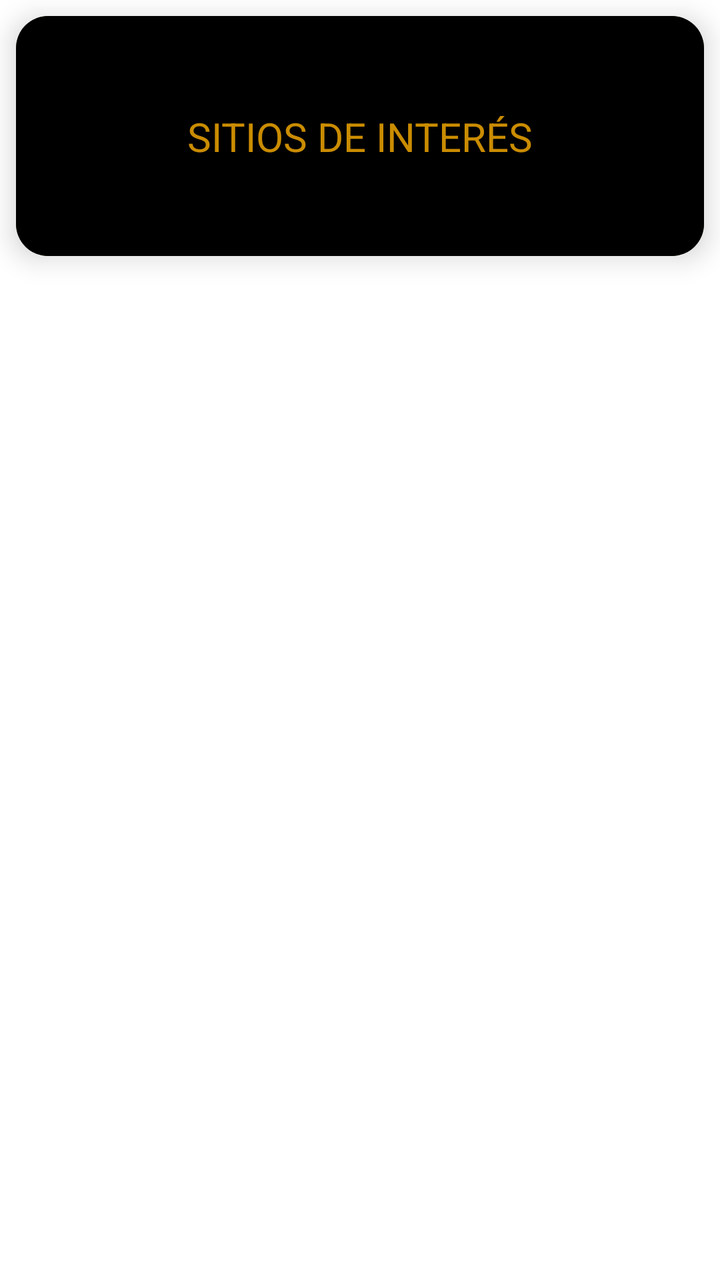
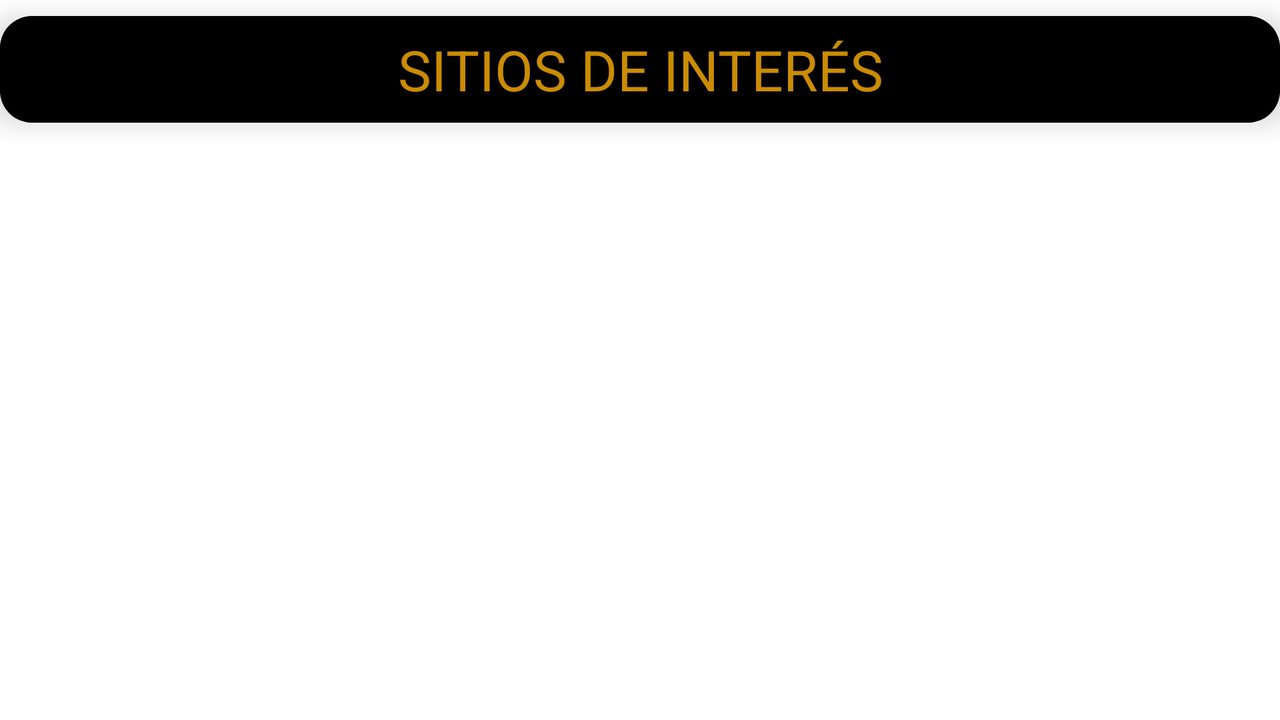

Two renders of one Android screen. The first uses the default layout on a phone; the second uses the alternative layout the repository ships for a different screen configuration, on a matching device. The two XML files are below.
<!-- AndroidManifest.xml: application theme Theme.Proyecto -->
<!-- res/layout/fragment_list.xml -->
<?xml version="1.0" encoding="utf-8"?>
<androidx.constraintlayout.widget.ConstraintLayout xmlns:android="http://schemas.android.com/apk/res/android"
    xmlns:app="http://schemas.android.com/apk/res-auto"
    xmlns:tools="http://schemas.android.com/tools"
    android:layout_width="match_parent"
    android:layout_height="match_parent"
    android:background="@drawable/side_nav_bar"
    android:backgroundTint="@color/ic_launcher_background"
    android:visibility="visible"
    tools:context=".ui.list.ListFragment">

    <androidx.cardview.widget.CardView
        android:id="@+id/cardView"
        android:layout_width="0dp"
        android:layout_height="120dp"
        android:layout_marginStart="8dp"
        android:layout_marginTop="8dp"
        android:layout_marginEnd="8dp"
        android:layout_marginBottom="8dp"
        app:cardBackgroundColor="@color/tercero"
        app:cardCornerRadius="16dp"
        app:cardElevation="8dp"
        app:cardMaxElevation="24dp"
        app:layout_constraintBottom_toTopOf="@+id/poi_recycler_view"
        app:layout_constraintEnd_toEndOf="parent"
        app:layout_constraintStart_toStartOf="parent"
        app:layout_constraintTop_toTopOf="parent">

        <androidx.constraintlayout.widget.ConstraintLayout
            android:layout_width="match_parent"
            android:layout_height="120dp"
            android:background="@color/black"
            android:backgroundTint="@color/primero"
            android:backgroundTintMode="multiply">


            <TextView
                android:id="@+id/camino_real"
                android:layout_width="0dp"
                android:layout_height="wrap_content"
                android:layout_marginStart="8dp"
                android:layout_marginEnd="8dp"
                android:text="@string/sitios_de_interes_titulo"
                android:textAlignment="center"
                android:textColor="@color/primero"
                android:textSize="20sp"
                android:theme="@style/Barichara"
                app:layout_constraintBottom_toBottomOf="parent"
                app:layout_constraintEnd_toEndOf="parent"
                app:layout_constraintHorizontal_bias="1.0"
                app:layout_constraintStart_toStartOf="parent"
                app:layout_constraintTop_toTopOf="parent" />

        </androidx.constraintlayout.widget.ConstraintLayout>
    </androidx.cardview.widget.CardView>


    <androidx.recyclerview.widget.RecyclerView
        android:id="@+id/poi_recycler_view"
        android:layout_width="0dp"
        android:layout_height="0dp"
        app:layout_constraintBottom_toBottomOf="parent"
        app:layout_constraintEnd_toEndOf="parent"
        app:layout_constraintHorizontal_bias="1.0"
        app:layout_constraintStart_toStartOf="parent"
        app:layout_constraintTop_toBottomOf="@+id/cardView"
        app:layout_constraintVertical_bias="0.0"
        tools:listitem="@layout/card_view_poi_item" />

    <androidx.cardview.widget.CardView
        android:id="@+id/card_view_messaje"
        android:layout_width="319dp"
        android:layout_height="191dp"
        android:backgroundTint="@color/primero"
        android:foregroundTint="@color/segundo"
        android:visibility="invisible"
        app:cardBackgroundColor="@color/tercero"
        app:cardCornerRadius="16dp"
        app:cardElevation="16dp"
        app:cardMaxElevation="24dp"
        app:layout_constraintBottom_toBottomOf="@+id/poi_recycler_view"
        app:layout_constraintEnd_toEndOf="parent"
        app:layout_constraintStart_toStartOf="parent"
        app:layout_constraintTop_toTopOf="parent"
        tools:visibility="invisible">

        <androidx.constraintlayout.widget.ConstraintLayout
            android:layout_width="match_parent"
            android:layout_height="match_parent"
            android:background="@color/black"
            android:backgroundTint="@color/primero"
            android:backgroundTintMode="multiply">

            <androidx.cardview.widget.CardView
                android:id="@+id/card_view_messaje_title"
                android:layout_width="0dp"
                android:layout_height="66dp"
                android:layout_marginStart="8dp"
                android:layout_marginTop="8dp"
                android:layout_marginEnd="8dp"
                android:backgroundTint="@color/primero"
                android:backgroundTintMode="add"
                android:foregroundTint="@color/segundo"
                android:foregroundTintMode="multiply"
                app:cardBackgroundColor="@color/tercero"
                app:cardCornerRadius="16dp"
                app:cardElevation="16dp"
                app:cardMaxElevation="24dp"
                app:layout_constraintEnd_toEndOf="parent"
                app:layout_constraintHorizontal_bias="1.0"
                app:layout_constraintStart_toStartOf="parent"
                app:layout_constraintTop_toTopOf="parent">

                <androidx.constraintlayout.widget.ConstraintLayout
                    android:layout_width="match_parent"
                    android:layout_height="match_parent"
                    android:background="@color/black"
                    android:backgroundTint="@color/common_google_signin_btn_text_dark_disabled"
                    android:backgroundTintMode="multiply">


                    <TextView
                        android:id="@+id/textView3"
                        android:layout_width="wrap_content"
                        android:layout_height="wrap_content"
                        android:backgroundTint="@color/purple_500"
                        android:foregroundTint="@color/design_default_color_error"
                        android:text="@string/text_view_messaje_atencion"
                        android:textAlignment="center"
                        android:textColor="@color/black"
                        android:textSize="20sp"
                        android:textStyle="bold"
                        app:drawableTint="@color/teal_200"
                        app:layout_constraintBottom_toBottomOf="parent"
                        app:layout_constraintEnd_toEndOf="parent"
                        app:layout_constraintStart_toStartOf="parent"
                        app:layout_constraintTop_toTopOf="parent" />
                </androidx.constraintlayout.widget.ConstraintLayout>

            </androidx.cardview.widget.CardView>


            <TextView
                android:id="@+id/text_view_messaje"
                android:layout_width="0dp"
                android:layout_height="wrap_content"
                android:layout_marginStart="8dp"
                android:layout_marginTop="24dp"
                android:layout_marginEnd="8dp"
                android:layout_marginBottom="32dp"
                android:text="@string/messaje_inicial"
                android:textAlignment="center"
                android:textColor="@color/white"
                android:textColorHighlight="@color/segundo"
                android:textColorHint="@color/tercero"
                android:textColorLink="@color/yellow_dark"
                android:textSize="16sp"
                android:visibility="visible"
                app:layout_constraintBottom_toBottomOf="parent"
                app:layout_constraintEnd_toEndOf="@+id/card_view_messaje_title"
                app:layout_constraintHorizontal_bias="0.0"
                app:layout_constraintStart_toStartOf="@+id/card_view_messaje_title"
                app:layout_constraintTop_toBottomOf="@+id/card_view_messaje_title" />

            <ProgressBar
                android:id="@+id/progress_bar"
                style="@android:style/Widget.DeviceDefault.Light.ProgressBar.Large.Inverse"
                android:layout_width="0dp"
                android:layout_height="wrap_content"
                android:layout_marginTop="16dp"
                android:layout_marginBottom="16dp"
                android:backgroundTint="@color/purple_200"
                android:foregroundTint="@color/ic_configuration_background"
                android:indeterminate="true"
                android:indeterminateTint="@color/primero"
                android:progressBackgroundTint="@color/primero"
                android:progressTint="@color/purple_700"
                android:secondaryProgressTint="@color/design_default_color_error"
                android:visibility="visible"
                app:layout_constraintBottom_toBottomOf="parent"
                app:layout_constraintEnd_toEndOf="parent"
                app:layout_constraintHorizontal_bias="0.0"
                app:layout_constraintStart_toStartOf="parent"
                app:layout_constraintTop_toBottomOf="@+id/card_view_messaje_title"
                app:layout_constraintVertical_bias="0.574" />

        </androidx.constraintlayout.widget.ConstraintLayout>

    </androidx.cardview.widget.CardView>


</androidx.constraintlayout.widget.ConstraintLayout>
<!-- res/layout/card_view_poi_item.xml (included above) -->
<?xml version="1.0" encoding="utf-8"?>
<androidx.constraintlayout.widget.ConstraintLayout xmlns:android="http://schemas.android.com/apk/res/android"
    xmlns:app="http://schemas.android.com/apk/res-auto"
    xmlns:tools="http://schemas.android.com/tools"
    android:layout_width="match_parent"
    android:layout_height="wrap_content"
    android:background="@color/ic_launcher_background"
    android:foregroundTint="@color/primero">

    <androidx.cardview.widget.CardView
        android:layout_width="0dp"
        android:layout_height="wrap_content"
        android:layout_marginStart="8dp"
        android:layout_marginTop="4dp"
        android:layout_marginEnd="8dp"
        android:layout_marginBottom="8dp"
        app:cardBackgroundColor="@color/segundo"
        app:cardCornerRadius="16dp"
        app:cardElevation="8dp"
        app:cardMaxElevation="24dp"
        app:layout_constraintBottom_toBottomOf="parent"
        app:layout_constraintEnd_toEndOf="parent"
        app:layout_constraintStart_toStartOf="parent"
        app:layout_constraintTop_toTopOf="parent">


        <androidx.constraintlayout.widget.ConstraintLayout
            android:layout_width="match_parent"
            android:layout_height="match_parent"
            android:background="@color/black"
            android:backgroundTint="@color/primero"
            android:backgroundTintMode="multiply">

            <ImageView
                android:id="@+id/imagen_card_image_view"
                android:layout_width="100dp"
                android:layout_height="76dp"
                android:layout_marginStart="8dp"
                android:layout_marginTop="16dp"
                android:layout_marginEnd="8dp"
                android:background="@drawable/border_radius"
                android:contentDescription="@string/imagelist"
                android:minWidth="100dp"
                android:minHeight="76dp"
                app:layout_constraintEnd_toStartOf="@+id/descripcion_card_text_view"
                app:layout_constraintStart_toStartOf="parent"
                app:layout_constraintTop_toBottomOf="@+id/nombre_card_text_view"
                app:srcCompat="@drawable/cementerio_barichara" />

            <TextView
                android:id="@+id/nombre_card_text_view"
                style="@style/Widget.AppCompat.TextView"
                android:layout_width="wrap_content"
                android:layout_height="wrap_content"
                android:layout_marginStart="16dp"
                android:layout_marginTop="16dp"
                android:layout_marginEnd="16dp"
                android:justificationMode="inter_word"
                android:text="@string/cementerio"
                android:textAlignment="center"
                android:textColor="@color/primero"
                android:textSize="16sp"
                android:textStyle="bold"
                app:layout_constraintEnd_toEndOf="parent"
                app:layout_constraintStart_toStartOf="parent"
                app:layout_constraintTop_toTopOf="parent"
                tools:targetApi="26" />

            <TextView
                android:id="@+id/descripcion_card_text_view"
                android:layout_width="243dp"
                android:layout_height="wrap_content"
                android:layout_marginTop="8dp"
                android:layout_marginEnd="8dp"
                android:layout_marginBottom="16dp"
                android:justificationMode="inter_word"
                android:text="@string/cementerio_descripcion_corta"
                android:textColor="@color/white"
                android:textSize="14sp"
                app:layout_constraintBottom_toBottomOf="parent"
                app:layout_constraintEnd_toEndOf="parent"
                app:layout_constraintTop_toBottomOf="@+id/nombre_card_text_view"
                tools:targetApi="26" />

            <RatingBar
                android:id="@+id/ratingBarCardl"
                style="?android:attr/ratingBarStyleSmall"
                android:layout_width="wrap_content"
                android:layout_height="wrap_content"
                android:layout_marginStart="4dp"
                android:layout_marginTop="8dp"
                android:layout_marginBottom="16dp"
                android:background="@color/ic_launcher_background"
                android:backgroundTint="@color/ic_launcher_background"
                android:backgroundTintMode="multiply"
                android:foregroundTint="@color/purple_500"
                android:indeterminateTint="@color/ic_configuration_background"
                android:progressBackgroundTint="@color/primero"
                android:progressTint="@color/primero"
                android:rating="4.8"
                android:secondaryProgressTint="@color/tercero"
                android:stepSize="0.1"
                app:layout_constraintBottom_toBottomOf="parent"
                app:layout_constraintEnd_toEndOf="@+id/imagen_card_image_view"
                app:layout_constraintStart_toEndOf="@+id/calificacion_card_text_view"
                app:layout_constraintTop_toBottomOf="@+id/imagen_card_image_view"
                app:layout_constraintVertical_bias="1.0" />

            <TextView
                android:id="@+id/calificacion_card_text_view"
                android:layout_width="wrap_content"
                android:layout_height="wrap_content"
                android:layout_marginBottom="14dp"
                android:layout_weight="1"
                android:backgroundTint="@color/black"
                android:fadeScrollbars="true"
                android:text="@string/_5_0"
                android:textAlignment="center"
                android:textColor="@color/primero"
                android:textColorHint="@color/black"
                android:textSize="12sp"
                android:textStyle="normal|bold"
                app:layout_constraintBottom_toBottomOf="parent"
                app:layout_constraintStart_toStartOf="@+id/imagen_card_image_view" />

        </androidx.constraintlayout.widget.ConstraintLayout>
    </androidx.cardview.widget.CardView>
</androidx.constraintlayout.widget.ConstraintLayout>
<!-- resources referenced by this layout -->
<resources>
  <color name="black">#FF000000</color>
  <color name="ic_configuration_background">#3DDC84</color>
  <color name="ic_launcher_background">#0C0CFF</color>
  <color name="primero">#CA8C01</color>
  <color name="purple_200">#FFBB86FC</color>
  <color name="purple_500">#FF6200EE</color>
  <color name="purple_700">#FF3700B3</color>
  <color name="segundo">#9D7008</color>
  <color name="teal_200">#FF03DAC5</color>
  <color name="tercero">#71530E</color>
  <color name="white">#FFFFFFFF</color>
  <color name="yellow_dark">#141203</color>
  <string name="_5_0">5.0</string>
  <string name="cementerio">Cementerio La Inmaculada Concepción</string>
  <string name="cementerio_descripcion_corta">Los tonos arcillosos de la fachada de piedra de la Catedral de la Inmaculada Concepción también se observan en las lápidas del cementerio de Barichara.</string>
  <string name="imagelist">imageList</string>
  <string name="messaje_inicial">Para una mejor experiencia de usuario, favor  seleccionar el modo oscuro y para mejores detalles gire su dispositivo!</string>
  <string name="sitios_de_interes_titulo">SITIOS DE INTERÉS</string>
  <string name="text_view_messaje_atencion">ATENCIÓN!</string>
  <style name="Barichara" parent="Theme.Proyecto">
          <item name="colorPrimary">@color/primero</item>
          <item name="colorPrimary" tools:ignore="DuplicateDefinition">@color/segundo</item>
          <item name="colorPrimary" tools:ignore="DuplicateDefinition">@color/tercero</item>
      </style>
  <style name="Theme.Proyecto" parent="Theme.MaterialComponents.DayNight.DarkActionBar">
          
          <item name="colorPrimary">@color/primero</item>
          <item name="colorPrimaryVariant">@color/segundo</item>
          <item name="colorOnPrimary">@color/tercero</item>
          
          <item name="colorSecondary">@color/teal_200</item>
          <item name="colorSecondaryVariant">@color/teal_700</item>
          <item name="colorOnSecondary">@color/black</item>
          
          <item name="android:statusBarColor" tools:targetApi="l">?attr/colorPrimaryVariant</item>
          
  
          <item name="windowActionBar">true</item>
          <item name="windowNoTitle">true</item>
      </style>
  <color name="teal_700">#FF018786</color>
</resources>
<!-- res/layout-land/fragment_list.xml (the repository's variant of the layout above) -->
<!-- drawn on the phone turned sideways -->
<?xml version="1.0" encoding="utf-8"?>
<androidx.constraintlayout.widget.ConstraintLayout xmlns:android="http://schemas.android.com/apk/res/android"
    xmlns:app="http://schemas.android.com/apk/res-auto"
    xmlns:tools="http://schemas.android.com/tools"
    android:layout_width="match_parent"
    android:layout_height="match_parent"
    android:background="@drawable/side_nav_bar"
    android:backgroundTint="@color/ic_launcher_background"
    tools:context=".ui.list.ListFragment">

    <androidx.cardview.widget.CardView
        android:id="@+id/cardView"
        android:layout_width="0dp"
        android:layout_height="wrap_content"
        android:layout_marginTop="8dp"
        android:layout_marginBottom="8dp"
        app:cardBackgroundColor="@color/tercero"
        app:cardCornerRadius="16dp"
        app:cardElevation="8dp"
        app:cardMaxElevation="24dp"
        app:layout_constraintBottom_toTopOf="@+id/poi_recycler_view"
        app:layout_constraintEnd_toEndOf="parent"
        app:layout_constraintStart_toStartOf="parent"
        app:layout_constraintTop_toTopOf="parent">

        <androidx.constraintlayout.widget.ConstraintLayout
            android:layout_width="match_parent"
            android:layout_height="wrap_content"
            android:background="@color/black"
            android:backgroundTint="@color/primero"
            android:backgroundTintMode="multiply">


            <TextView
                android:id="@+id/camino_real"
                android:layout_width="0dp"
                android:layout_height="wrap_content"
                android:layout_marginStart="8dp"
                android:layout_marginTop="8dp"
                android:layout_marginEnd="8dp"
                android:layout_marginBottom="8dp"
                android:text="@string/sitios_de_interes_titulo"
                android:textAlignment="center"
                android:textColor="@color/primero"
                android:textSize="28sp"
                android:theme="@style/Barichara"
                app:layout_constraintBottom_toBottomOf="parent"
                app:layout_constraintEnd_toEndOf="parent"
                app:layout_constraintHorizontal_bias="1.0"
                app:layout_constraintStart_toStartOf="parent"
                app:layout_constraintTop_toTopOf="parent" />

        </androidx.constraintlayout.widget.ConstraintLayout>
    </androidx.cardview.widget.CardView>


    <androidx.recyclerview.widget.RecyclerView
        android:id="@+id/poi_recycler_view"
        android:layout_width="0dp"
        android:layout_height="0dp"
        app:layout_constraintBottom_toBottomOf="parent"
        app:layout_constraintEnd_toEndOf="parent"
        app:layout_constraintHorizontal_bias="0.0"
        app:layout_constraintStart_toStartOf="parent"
        app:layout_constraintTop_toBottomOf="@+id/cardView"
        app:layout_constraintVertical_bias="0.0"
        tools:listitem="@layout/card_view_poi_item" />

    <androidx.cardview.widget.CardView
        android:id="@+id/card_view_messaje"
        android:layout_width="448dp"
        android:layout_height="223dp"
        android:layout_marginStart="200dp"
        android:layout_marginEnd="180dp"
        android:backgroundTint="@color/primero"
        android:foregroundTint="@color/segundo"
        android:visibility="invisible"
        app:cardBackgroundColor="@color/tercero"
        app:cardCornerRadius="16dp"
        app:cardElevation="16dp"
        app:cardMaxElevation="24dp"
        app:layout_constraintBottom_toBottomOf="@+id/poi_recycler_view"
        app:layout_constraintEnd_toEndOf="parent"
        app:layout_constraintHorizontal_bias="1.0"
        app:layout_constraintStart_toStartOf="parent"
        app:layout_constraintTop_toTopOf="parent">

        <androidx.constraintlayout.widget.ConstraintLayout
            android:layout_width="match_parent"
            android:layout_height="match_parent"
            android:background="@color/black"
            android:backgroundTint="@color/primero"
            android:backgroundTintMode="multiply">

            <androidx.cardview.widget.CardView
                android:id="@+id/card_view_messaje_title"
                android:layout_width="0dp"
                android:layout_height="66dp"
                android:layout_marginStart="8dp"
                android:layout_marginTop="8dp"
                android:layout_marginEnd="8dp"
                android:backgroundTint="@color/message_primero_day_land"
                android:backgroundTintMode="src_in"
                android:foregroundTint="@color/message_primero_day_land"
                android:foregroundTintMode="src_in"
                app:cardBackgroundColor="@color/primero"
                app:cardCornerRadius="16dp"
                app:cardElevation="16dp"
                app:cardMaxElevation="24dp"
                app:layout_constraintEnd_toEndOf="parent"
                app:layout_constraintHorizontal_bias="1.0"
                app:layout_constraintStart_toStartOf="parent"
                app:layout_constraintTop_toTopOf="parent">

                <androidx.constraintlayout.widget.ConstraintLayout
                    android:layout_width="match_parent"
                    android:layout_height="match_parent"
                    android:background="@color/black"
                    android:backgroundTint="@color/common_google_signin_btn_text_dark_disabled"
                    android:backgroundTintMode="multiply">


                    <TextView
                        android:id="@+id/textView3"
                        android:layout_width="wrap_content"
                        android:layout_height="wrap_content"
                        android:backgroundTint="@color/purple_500"
                        android:foregroundTint="@color/design_default_color_error"
                        android:text="@string/message_title_land_night"
                        android:textAlignment="center"
                        android:textColor="@color/black_message_land_night"
                        android:textSize="24sp"
                        android:textStyle="bold"
                        app:drawableTint="@color/teal_200"
                        app:layout_constraintBottom_toBottomOf="parent"
                        app:layout_constraintEnd_toEndOf="parent"
                        app:layout_constraintStart_toStartOf="parent"
                        app:layout_constraintTop_toTopOf="parent" />
                </androidx.constraintlayout.widget.ConstraintLayout>

            </androidx.cardview.widget.CardView>


            <TextView
                android:id="@+id/text_view_messaje"
                android:layout_width="0dp"
                android:layout_height="wrap_content"
                android:layout_marginStart="8dp"
                android:layout_marginTop="24dp"
                android:layout_marginEnd="8dp"
                android:layout_marginBottom="32dp"
                android:text="@string/message_day_land"
                android:textAlignment="center"
                android:textColor="@color/white"
                android:textColorHighlight="@color/segundo"
                android:textColorHint="@color/tercero"
                android:textColorLink="@color/yellow_dark"
                android:textSize="20sp"
                android:visibility="visible"
                app:layout_constraintBottom_toBottomOf="parent"
                app:layout_constraintEnd_toEndOf="@+id/card_view_messaje_title"
                app:layout_constraintHorizontal_bias="0.0"
                app:layout_constraintStart_toStartOf="@+id/card_view_messaje_title"
                app:layout_constraintTop_toBottomOf="@+id/card_view_messaje_title"
                app:layout_constraintVertical_bias="0.506" />

            <ProgressBar
                android:id="@+id/progress_bar"
                style="@android:style/Widget.DeviceDefault.Light.ProgressBar.Large.Inverse"
                android:layout_width="0dp"
                android:layout_height="wrap_content"
                android:backgroundTint="@color/purple_200"
                android:foregroundTint="@color/ic_configuration_background"
                android:indeterminate="true"
                android:indeterminateTint="@color/primero"
                android:progressBackgroundTint="@color/primero"
                android:progressTint="@color/purple_700"
                android:secondaryProgressTint="@color/design_default_color_error"
                android:visibility="visible"
                app:layout_constraintBottom_toBottomOf="parent"
                app:layout_constraintEnd_toEndOf="parent"
                app:layout_constraintHorizontal_bias="0.0"
                app:layout_constraintStart_toStartOf="parent"
                app:layout_constraintTop_toTopOf="parent"
                app:layout_constraintVertical_bias="0.574" />

        </androidx.constraintlayout.widget.ConstraintLayout>

    </androidx.cardview.widget.CardView>


</androidx.constraintlayout.widget.ConstraintLayout>
<!-- resources referenced by the variant -->
<!-- as the phone turned sideways resolves them -->
<resources>
  <color name="black">#FF000000</color>
  <!-- from res/values-land/ -->
  <color name="black_message_land_night">#000000</color>
  <color name="ic_configuration_background">#3DDC84</color>
  <color name="ic_launcher_background">#0C0CFF</color>
  <color name="message_primero_day_land">#CA8C01</color>
  <color name="primero">#CA8C01</color>
  <color name="purple_200">#FFBB86FC</color>
  <color name="purple_500">#FF6200EE</color>
  <color name="purple_700">#FF3700B3</color>
  <color name="segundo">#9D7008</color>
  <color name="teal_200">#FF03DAC5</color>
  <color name="tercero">#71530E</color>
  <color name="white">#FFFFFFFF</color>
  <color name="yellow_dark">#141203</color>
  <string name="_5_0">5.0</string>
  <string name="cementerio">Cementerio La Inmaculada Concepción</string>
  <string name="cementerio_descripcion_corta">Los tonos arcillosos de la fachada de piedra de la Catedral de la Inmaculada Concepción también se observan en las lápidas del cementerio de Barichara.</string>
  <string name="imagelist">imageList</string>
  <!-- from res/values-land/ -->
  <string name="message_day_land">Para una mejor experiencia de usuario es mejor cambiar el tema de su dispositivo a oscuro!</string>
  <!-- from res/values-land/ -->
  <string name="message_title_land_night">GRACIAS!</string>
  <string name="sitios_de_interes_titulo">SITIOS DE INTERÉS</string>
  <style name="Barichara" parent="Theme.Proyecto">
          <item name="colorPrimary">@color/primero</item>
          <item name="colorPrimary" tools:ignore="DuplicateDefinition">@color/segundo</item>
          <item name="colorPrimary" tools:ignore="DuplicateDefinition">@color/tercero</item>
      </style>
  <style name="Theme.Proyecto" parent="Theme.MaterialComponents.DayNight.DarkActionBar">
          
          <item name="colorPrimary">@color/primero</item>
          <item name="colorPrimaryVariant">@color/segundo</item>
          <item name="colorOnPrimary">@color/tercero</item>
          
          <item name="colorSecondary">@color/teal_200</item>
          <item name="colorSecondaryVariant">@color/teal_700</item>
          <item name="colorOnSecondary">@color/black</item>
          
          <item name="android:statusBarColor" tools:targetApi="l">?attr/colorPrimaryVariant</item>
          
  
          <item name="windowActionBar">true</item>
          <item name="windowNoTitle">true</item>
      </style>
  <color name="teal_700">#FF018786</color>
</resources>
